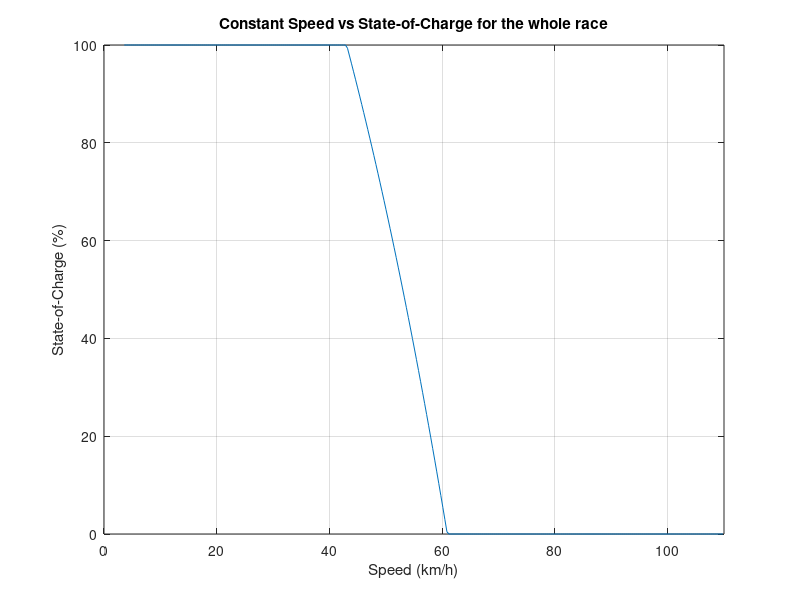

This figure's MATLAB source:
clear variables
%% Parameters
%----------------------------------
% Car body fixed
%----------------------------------
m=800; %Mass of car (kg)
Cd=0.25; %Aero drag coefficient
a=0; %Acceleration (m/s)
p=1.18; %Air density (kg/m^3)
Crr=0.006; %Roll coefficient
g=9.81; %Gravity (m/s)
%----------------------------------
% Car body variable
%----------------------------------
vw=0; %Wind velocity (m/s)
alpha=90; %Wind direction relative to forward direction (deg)
theta=0; %Slope angle (deg)
vel=0;
%----------------------------------
% Solar and Battery fixed
%----------------------------------
battfull=35500*3600;
SoC = 0;
per = 0;
%----------------------------------
% Race parameters
%----------------------------------
 tpdh_full=9; % Time per day hours (tpdh) of full day (08:00-17:00)
tpds_full=tpdh_full*3600; % Time per day seconds (tpds) of full day (08:00-17:00)

tpdh_first=7; % Time per day hours (tpdh) of first day (10:00-17:00)
tpds_first=tpdh_first*3600; % Time per day seconds (tpds) of first day (10:00-17:00)

tpdh_last=3.5; % Time per day hours (tpdh) of last day (08:00-11:30)
tpds_last=tpdh_last*3600; % Time per day seconds (tpds) of last day (08:00-11:30)

coober_distance=2183; % Distance from Darwin to Coober Pedy
hours_to_coober=tpdh_first+tpdh_full*3-0.5; % Time from start to expected arrival

speed_coober=coober_distance/hours_to_coober % Average speed required to reach Coober Pedy in time 

adelaide_distance=3020; % Distance from Darwin to Adelaide
hours_to_adelaide=tpdh_first+tpdh_last+tpdh_full*4; % Time from start to expected arrival

speed_adelaide=adelaide_distance/hours_to_adelaide % Average speed required to reach Adelaide in time

%% Speed vs SoC
for v=1:0.1:30.5
%----------------------------------
% Body Power Calculation
%----------------------------------
Pm=v*(m*a+0.5*Cd*p*(v+vw*cosd(alpha))^2+Crr*m*g+m*g*sind(theta));
RPM=(v*3.6)/(0.62*pi*60/1000);
w=((2*pi)/60)*RPM;
effm=(w/(w+0.1765*(Pm/w)))*0.985; %Both motor and inverter efficiency
Pout=Pm/effm;
%----------------------------------
% Solar power averages
%----------------------------------
Pin_full=903.5394; %Average power for full day (08:00-17:00) (Alice Springs as solar reference)
Pin_first=945.8257; %Average power for first day (10:00-17:00) (Darwin as solar reference)
Pin_last=875.5226; %Average power for last day (08:00-11:30) (Adelaide as solar reference)

SoCnew=battfull+(Pin_first-Pout)*tpds_first+(Pin_full-Pout)*tpds_full*4+(Pin_last-Pout)*tpds_last; %SoC calculation for all days
SoCper=(SoCnew/battfull)*100; %SoC as a percent
if SoCper>100
    SoCper=100;
elseif SoCper<0
    SoCper=0;
end

SoC=[SoC SoCnew];
per=[per SoCper];
vel=[vel v];

end

SoC(:,1) = [];
per(:,1) = [];
vel(:,1) = [];
vel=vel*3.6;
figure
plot(vel,per)
xlabel('Speed (km/h)');
ylabel('State-of-Charge (%)');
title ('Constant Speed vs State-of-Charge for the whole race')
xlim([0 110])
grid('on')